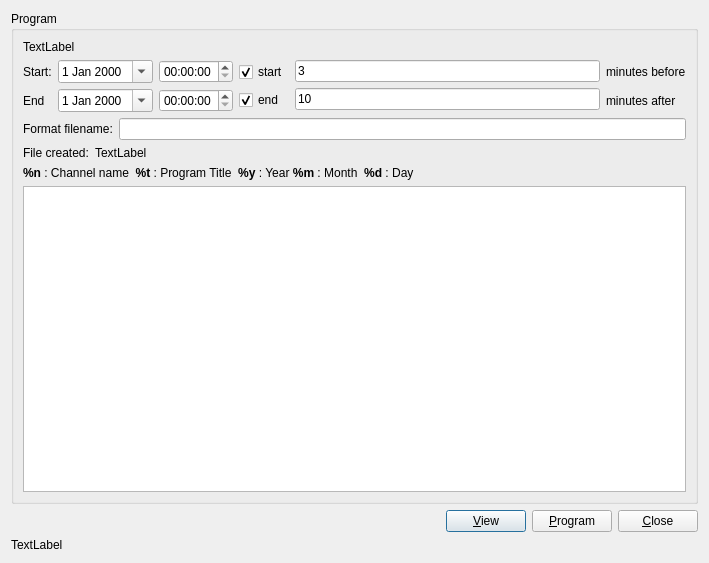
<ui version="4.0" >
 <class>Program</class>
 <widget class="QDialog" name="Program" >
  <property name="geometry" >
   <rect>
    <x>0</x>
    <y>0</y>
    <width>709</width>
    <height>563</height>
   </rect>
  </property>
  <property name="windowTitle" >
   <string>Program</string>
  </property>
  <layout class="QGridLayout" >
   <item row="0" column="0" >
    <widget class="QGroupBox" name="programName" >
     <property name="sizePolicy" >
      <sizepolicy vsizetype="MinimumExpanding" hsizetype="Preferred" >
       <horstretch>0</horstretch>
       <verstretch>0</verstretch>
      </sizepolicy>
     </property>
     <property name="title" >
      <string>Program</string>
     </property>
     <layout class="QGridLayout" >
      <item row="0" column="0" >
       <layout class="QVBoxLayout" >
        <item>
         <layout class="QHBoxLayout" >
          <item>
           <widget class="QLabel" name="channel" >
            <property name="text" >
             <string>TextLabel</string>
            </property>
           </widget>
          </item>
         </layout>
        </item>
        <item>
         <layout class="QHBoxLayout" >
          <item>
           <layout class="QVBoxLayout" >
            <item>
             <widget class="QLabel" name="label_2" >
              <property name="text" >
               <string>Start:</string>
              </property>
             </widget>
            </item>
            <item>
             <widget class="QLabel" name="label_3" >
              <property name="text" >
               <string>End</string>
              </property>
             </widget>
            </item>
           </layout>
          </item>
          <item>
           <layout class="QVBoxLayout" >
            <item>
             <widget class="QDateEdit" name="beginDate" >
              <property name="calendarPopup" >
               <bool>true</bool>
              </property>
             </widget>
            </item>
            <item>
             <widget class="QDateEdit" name="endDate" >
              <property name="calendarPopup" >
               <bool>true</bool>
              </property>
             </widget>
            </item>
           </layout>
          </item>
          <item>
           <layout class="QVBoxLayout" >
            <item>
             <widget class="QTimeEdit" name="beginHour" >
              <property name="calendarPopup" >
               <bool>true</bool>
              </property>
             </widget>
            </item>
            <item>
             <widget class="QTimeEdit" name="endHour" >
              <property name="calendarPopup" >
               <bool>true</bool>
              </property>
             </widget>
            </item>
           </layout>
          </item>
          <item>
           <layout class="QVBoxLayout" >
            <item>
             <widget class="QCheckBox" name="checkBoxAvant" >
              <property name="text" >
               <string>start</string>
              </property>
              <property name="checked" >
               <bool>true</bool>
              </property>
             </widget>
            </item>
            <item>
             <widget class="QCheckBox" name="checkBoxAjouter" >
              <property name="text" >
               <string>end</string>
              </property>
              <property name="checked" >
               <bool>true</bool>
              </property>
             </widget>
            </item>
           </layout>
          </item>
          <item>
           <layout class="QVBoxLayout" >
            <item>
             <widget class="QLineEdit" name="before" >
              <property name="enabled" >
               <bool>true</bool>
              </property>
              <property name="text" >
               <string>3</string>
              </property>
             </widget>
            </item>
            <item>
             <widget class="QLineEdit" name="add" >
              <property name="enabled" >
               <bool>true</bool>
              </property>
              <property name="text" >
               <string>10</string>
              </property>
             </widget>
            </item>
           </layout>
          </item>
          <item>
           <layout class="QVBoxLayout" >
            <item>
             <widget class="QLabel" name="label_5" >
              <property name="text" >
               <string>minutes before</string>
              </property>
             </widget>
            </item>
            <item>
             <widget class="QLabel" name="label_4" >
              <property name="text" >
               <string>minutes after</string>
              </property>
             </widget>
            </item>
           </layout>
          </item>
         </layout>
        </item>
        <item>
         <layout class="QHBoxLayout" >
          <item>
           <widget class="QLabel" name="label" >
            <property name="text" >
             <string>Format filename:</string>
            </property>
           </widget>
          </item>
          <item>
           <widget class="QLineEdit" name="filename" />
          </item>
         </layout>
        </item>
        <item>
         <layout class="QHBoxLayout" name="horizontalLayout" >
          <item>
           <widget class="QLabel" name="label_7" >
            <property name="sizePolicy" >
             <sizepolicy vsizetype="Preferred" hsizetype="Maximum" >
              <horstretch>0</horstretch>
              <verstretch>0</verstretch>
             </sizepolicy>
            </property>
            <property name="text" >
             <string>File created:</string>
            </property>
           </widget>
          </item>
          <item>
           <widget class="QLabel" name="overviewFilename" >
            <property name="text" >
             <string>TextLabel</string>
            </property>
           </widget>
          </item>
         </layout>
        </item>
        <item>
         <widget class="QLabel" name="label_6" >
          <property name="text" >
           <string>&lt;!DOCTYPE HTML PUBLIC "-//W3C//DTD HTML 4.0//EN" "http://www.w3.org/TR/REC-html40/strict.dtd">
&lt;html>&lt;head>&lt;meta name="qrichtext" content="1" />&lt;style type="text/css">
p, li { white-space: pre-wrap; }
&lt;/style>&lt;/head>&lt;body style=" font-family:'Sans Serif'; font-size:9pt; font-weight:400; font-style:normal;">
&lt;p style=" margin-top:0px; margin-bottom:0px; margin-left:0px; margin-right:0px; -qt-block-indent:0; text-indent:0px;">&lt;span style=" font-weight:600;">%n&lt;/span> : Channel name  &lt;span style=" font-weight:600;">%t&lt;/span> : Program Title  &lt;span style=" font-weight:600;">%y&lt;/span> : Year &lt;span style=" font-weight:600;">%m&lt;/span> : Month  &lt;span style=" font-weight:600;">%d&lt;/span> : Day&lt;/p>&lt;/body>&lt;/html></string>
          </property>
         </widget>
        </item>
        <item>
         <widget class="QTextBrowser" name="desc" >
          <property name="sizePolicy" >
           <sizepolicy vsizetype="MinimumExpanding" hsizetype="Expanding" >
            <horstretch>0</horstretch>
            <verstretch>0</verstretch>
           </sizepolicy>
          </property>
         </widget>
        </item>
       </layout>
      </item>
     </layout>
    </widget>
   </item>
   <item row="1" column="0" >
    <layout class="QHBoxLayout" >
     <item>
      <spacer>
       <property name="orientation" >
        <enum>Qt::Horizontal</enum>
       </property>
       <property name="sizeHint" stdset="0" >
        <size>
         <width>40</width>
         <height>20</height>
        </size>
       </property>
      </spacer>
     </item>
     <item>
      <widget class="QPushButton" name="viewButton" >
       <property name="text" >
        <string>&amp;View</string>
       </property>
      </widget>
     </item>
     <item>
      <widget class="QPushButton" name="addButton" >
       <property name="text" >
        <string>&amp;Program</string>
       </property>
      </widget>
     </item>
     <item>
      <widget class="QPushButton" name="close" >
       <property name="text" >
        <string>&amp;Close</string>
       </property>
      </widget>
     </item>
    </layout>
   </item>
   <item row="2" column="0" >
    <widget class="QLabel" name="labelInfo" >
     <property name="sizePolicy" >
      <sizepolicy vsizetype="Maximum" hsizetype="Preferred" >
       <horstretch>0</horstretch>
       <verstretch>0</verstretch>
      </sizepolicy>
     </property>
     <property name="text" >
      <string>TextLabel</string>
     </property>
    </widget>
   </item>
  </layout>
 </widget>
 <resources/>
 <connections>
  <connection>
   <sender>close</sender>
   <signal>clicked()</signal>
   <receiver>Program</receiver>
   <slot>reject()</slot>
   <hints>
    <hint type="sourcelabel" >
     <x>617</x>
     <y>233</y>
    </hint>
    <hint type="destinationlabel" >
     <x>342</x>
     <y>142</y>
    </hint>
   </hints>
  </connection>
  <connection>
   <sender>addButton</sender>
   <signal>clicked()</signal>
   <receiver>Program</receiver>
   <slot>accept()</slot>
   <hints>
    <hint type="sourcelabel" >
     <x>480</x>
     <y>367</y>
    </hint>
    <hint type="destinationlabel" >
     <x>306</x>
     <y>207</y>
    </hint>
   </hints>
  </connection>
 </connections>
</ui>
